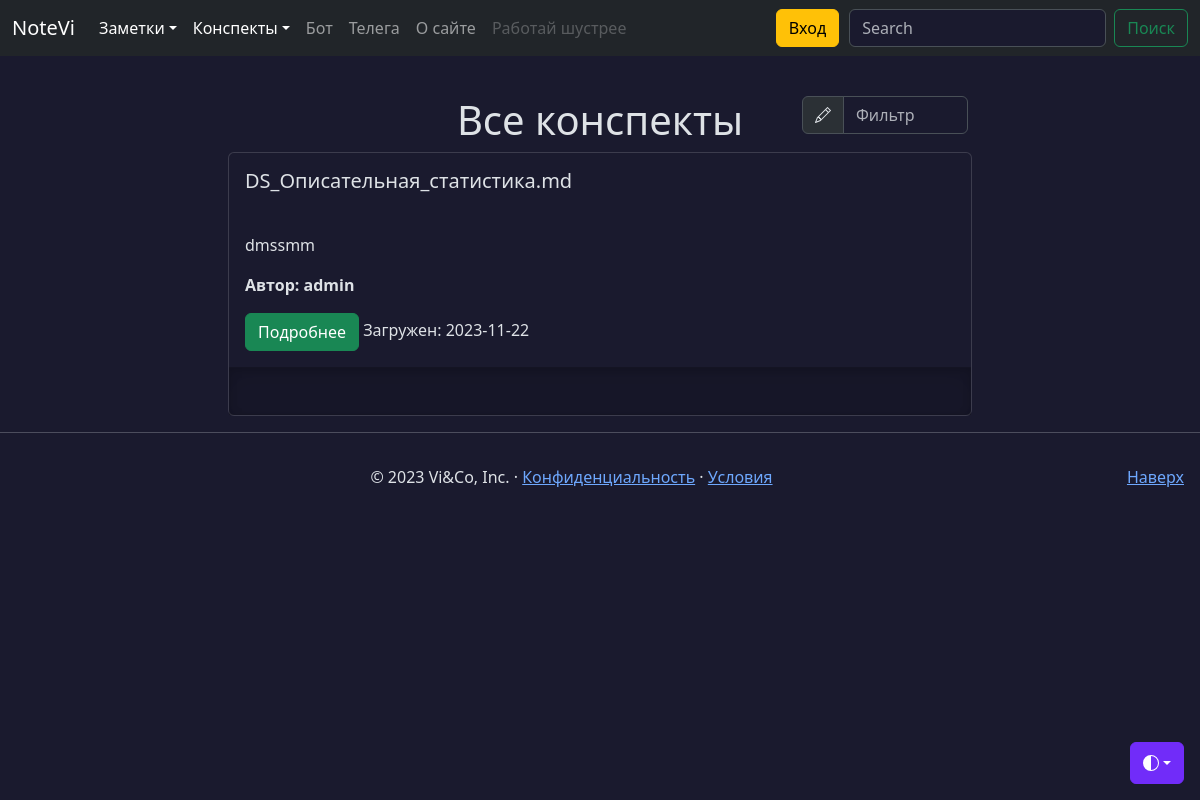
Screenshot of /conspects/public with the database file from the repository.
### models.py (models this page shows, shortened)
class Conspect(db.Model):
    id = db.Column(db.Integer, primary_key=True)
    name = db.Column(db.String(100), nullable=False, default='Not_name')
    files = db.relationship('File',
                            secondary='conspect_file',
                            lazy='subquery',
                            backref=db.backref('conspects',
                                               lazy=True))
    add_date = db.Column(db.Date(), default=datetime.utcnow)
    public = db.Column(db.String(8), default=None)
    user_id = db.Column(db.Integer, db.ForeignKey('user.id'))
    intro = db.Column(db.String(200), nullable=False, default=' ')
    favorites = db.relationship('User',
                                secondary='favorites_conspect',
                                backref=db.backref('favorite_conspects',
                                                   lazy=True),
                                lazy='subquery')
    images = db.relationship('File',
                             secondary='conspect_image',
                             lazy='subquery',
                             backref=db.backref('img_conspects',
                                                lazy=True))
    @classmethod
    def get_public_conspects(cls):
        return (cls.query.filter_by(public='on')
                         .order_by(cls.id.desc())
                         .all())

class User(db.Model, UserMixin):
    id = db.Column(db.Integer, primary_key=True)
    username = db.Column(
        db.String(64), index=True, unique=True, nullable=False
    )
    email = db.Column(db.String(120), index=True, unique=True, nullable=False)
    password_hash = db.Column(db.String(255), nullable=False)
    notes = db.relationship('Note',
                            backref='author',
                            lazy='dynamic',
                            cascade='all, delete')
    created_on = db.Column(db.DateTime(), default=datetime.utcnow)
    updated_on = db.Column(
        db.DateTime(), default=datetime.utcnow, onupdate=datetime.utcnow
    )
    is_active = db.Column(db.Boolean(), default=True)
    conspects = db.relationship('Conspect',
                                backref='author',
                                lazy='dynamic',
                                cascade='all, delete'
                                )

### views/conspects.py (the view)
@app.route('/conspects/public')
def public_conspects():
    conspects = Conspect.get_public_conspects()
    return render_template('conspects.html', conspects=conspects)

### templates/conspects.html (shortened to what this page needs)
{% extends 'base.html' %}
{% block content %}
{% if request.endpoint == 'public_conspects' or current_user.is_authenticated %}
<div class="container mt-5">
  <div class="row justify-content-md-center">
    {% if conspects|length > 0 %}
    <div class="col-sm-4 col-lg-2">
    </div>
    <div class="col-sm-4 align-self-center">
        <h1 style="text-align: center;">Все конспекты</h1>
    {% endif %}
    </div>
    {% if conspects|length > 0 %}
      <div class="col-sm-4 col-lg-2 mb-2">
        <div class="input-group">
          <span class="input-group-text" id="basic-addon1">
          </span>
          <input type="text" class="form-control" placeholder="Фильтр" aria-label="Фильтр" aria-describedby="basic-addon1" id="filterInput">
        </div>
      </div>
    </div>
    {% endif %}
    {% if conspects|length > 0 %}
      {% for conspect in conspects %}
        <div class="card container col-lg-8 p-0">
          <div class="card-body container">
            <h5 class="card-title col-7">{{ conspect.name }}</h5>
          </div>
          <div class="card-body container">
            {% if conspect.intro|length > 3 %}
            <p class="card-text">{{ conspect.intro }}</p>
            {% endif %}
            <p class="card-author"><b>Автор: {{ conspect.author.username }}</b></p>
            <a href="{{ url_for('conspect', id=conspect.id) }}" class="btn btn-success" data-toggle="button" aria-pressed="false" autocomplete="off">
                Подробнее
            </a>
            <note class="date col">Загружен: {{ conspect.add_date }}</note>
          </div>
          <div class="b-example-divider" style="width: 100%;"></div>
        </div>
      {% endfor %}
    {% endif %}
  </div>
  {% else %}
  <div class="container mt-5">
    <h1 style="text-align: center;">Войдите или зарегистрируйтесь</h1>
  </div>
  {% endif %}
{% endblock %}

### static/css/base.css (style rules this page uses)
body { padding-top: 3rem; color: rgb(var(--bs-tertiary-color-rgb)); display: flex; flex-direction: column; height: 100%; }
.b-example-divider { width: 100%; height: 3rem; background-color: rgba(0, 0, 0, .1); border: solid rgba(0, 0, 0, .15); border-width: 1px 0; box-shadow: inset 0 .5em 1.5em rgba(0, 0, 0, .1), inset 0 .125em .5em rgba(0, 0, 0, .15); }
.bi { vertical-align: -.125em; fill: currentColor; }
p { white-space: pre-line; }

### rows the page displays
Conspect: name "DS_Описательная_статистика.md", intro "dmssmm", author.username "admin", add_date "2023-11-22"
